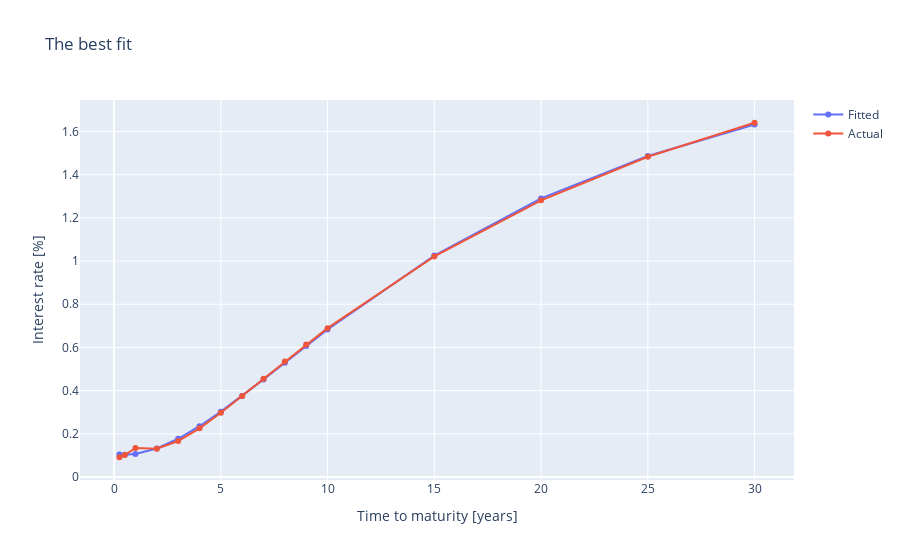

The notebook cell this image was saved under:
### Code cell
#plotting the best fit

df_sa_datumom=imported_xlsx
maturities = np.array([0.25,0.5,1,2,3,4,5,6,7,8,9,10,15,20,25,30])

fig4=go.Figure()

fig4.add_trace(go.Scatter(y=Nelson(b0=df_rad.sort_values('MSFE').iloc[0,0:4][0],b1=df_rad.sort_values('MSFE').iloc[0,0:4][1],b2=df_rad.sort_values('MSFE').iloc[0,0:4][2],t=np.array(df.columns),teta=df_rad.sort_values('MSFE').iloc[0,0:4][3]), x=maturities, name='Fitted'))
fig4.add_trace(go.Scatter(y=df_sa_datumom[df_sa_datumom['Date']=='2020-09-30'].values[0][1:], x=maturities, name='Actual'))

fig4.update_layout(
    title="The best fit",
    xaxis_title="Time to maturity [years]",
    yaxis_title="Interest rate [%]")

### Figure 1 — Plotly figure (JSON) as saved in the notebook; plotly's stock layout.template omitted (floating-point values rounded to 4 significant figures)
{"data": [{"name": "Fitted", "type": "scatter", "x": [0.25, 0.5, 1, 2, 3, 4, 5, 6, 7, 8, 9, 10, 15, 20, 25, 30], "y": [0.1039, 0.103, 0.1066, 0.1323, 0.1771, 0.2353, 0.3026, 0.3756, 0.4519, 0.5295, 0.6068, 0.683, 1.025, 1.29, 1.487, 1.633]}, {"name": "Actual", "type": "scatter", "x": [0.25, 0.5, 1, 2, 3, 4, 5, 6, 7, 8, 9, 10, 15, 20, 25, 30], "y": [0.0915, 0.1014, 0.1346, 0.1307, 0.1665, 0.2255, 0.2973, 0.3753, 0.4555, 0.5354, 0.6136, 0.6893, 1.021, 1.281, 1.483, 1.64]}], "layout": {"title": {"text": "The best fit"}, "xaxis": {"title": {"text": "Time to maturity [years]"}}, "yaxis": {"title": {"text": "Interest rate [%]"}}}}
